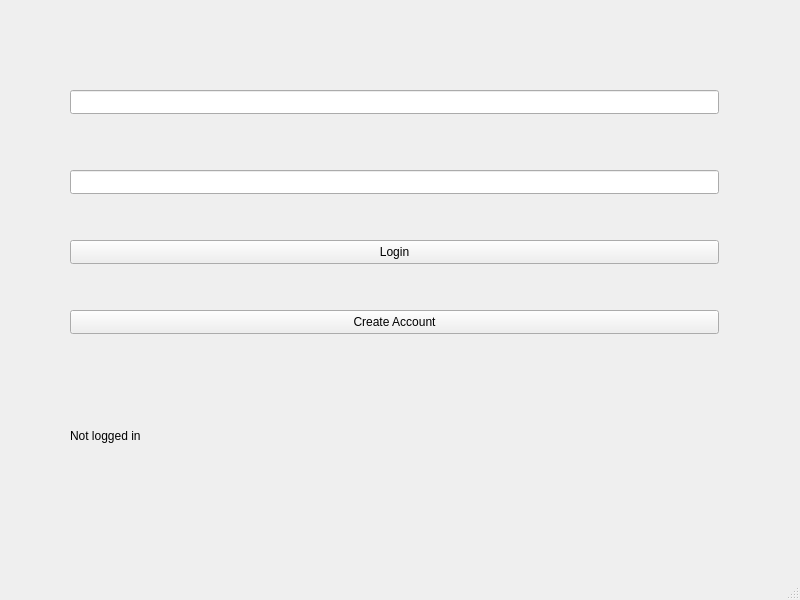
<?xml version="1.0" encoding="UTF-8"?>
<ui version="4.0">
 <class>MainWindow</class>
 <widget class="QMainWindow" name="MainWindow">
  <property name="geometry">
   <rect>
    <x>0</x>
    <y>0</y>
    <width>800</width>
    <height>600</height>
   </rect>
  </property>
  <property name="windowTitle">
   <string>MainWindow</string>
  </property>
  <widget class="QWidget" name="centralwidget">
   <widget class="QWidget" name="verticalLayoutWidget">
    <property name="geometry">
     <rect>
      <x>70</x>
      <y>40</y>
      <width>651</width>
      <height>491</height>
     </rect>
    </property>
    <layout class="QVBoxLayout" name="verticalLayout">
     <item>
      <widget class="QWidget" name="loginPage" native="true">
       <widget class="QLineEdit" name="usernameEdit">
        <property name="geometry">
         <rect>
          <x>0</x>
          <y>50</y>
          <width>649</width>
          <height>24</height>
         </rect>
        </property>
       </widget>
       <widget class="QPushButton" name="createAccountButton">
        <property name="geometry">
         <rect>
          <x>0</x>
          <y>270</y>
          <width>649</width>
          <height>24</height>
         </rect>
        </property>
        <property name="text">
         <string>Create Account</string>
        </property>
       </widget>
       <widget class="QPushButton" name="loginButton">
        <property name="geometry">
         <rect>
          <x>0</x>
          <y>200</y>
          <width>649</width>
          <height>24</height>
         </rect>
        </property>
        <property name="text">
         <string>Login</string>
        </property>
       </widget>
       <widget class="QLineEdit" name="passwordEdit">
        <property name="geometry">
         <rect>
          <x>0</x>
          <y>130</y>
          <width>649</width>
          <height>24</height>
         </rect>
        </property>
       </widget>
       <widget class="QLabel" name="statusLabel">
        <property name="geometry">
         <rect>
          <x>0</x>
          <y>330</y>
          <width>351</width>
          <height>131</height>
         </rect>
        </property>
        <property name="text">
         <string>Not logged in</string>
        </property>
       </widget>
      </widget>
     </item>
    </layout>
   </widget>
   <widget class="QWidget" name="menuPage" native="true">
    <property name="geometry">
     <rect>
      <x>730</x>
      <y>60</y>
      <width>120</width>
      <height>80</height>
     </rect>
    </property>
    <widget class="QWidget" name="verticalLayoutWidget_2">
     <property name="geometry">
      <rect>
       <x>10</x>
       <y>0</y>
       <width>160</width>
       <height>80</height>
      </rect>
     </property>
     <layout class="QVBoxLayout" name="verticalLayout_2"/>
    </widget>
   </widget>
  </widget>
  <widget class="QMenuBar" name="menubar">
   <property name="geometry">
    <rect>
     <x>0</x>
     <y>0</y>
     <width>800</width>
     <height>21</height>
    </rect>
   </property>
  </widget>
  <widget class="QStatusBar" name="statusbar"/>
 </widget>
 <resources/>
 <connections/>
</ui>
